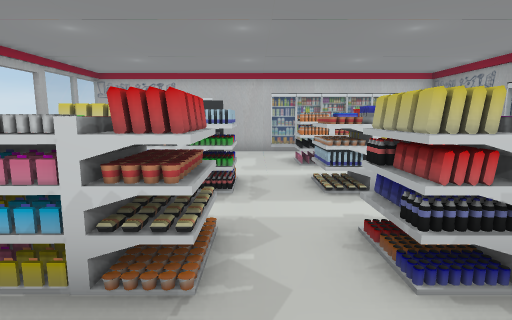
[1] (above)

20 first-person views from a walk through a 3-D level made in the Unity game engine. The camera is 1.4 m above the floor, tilts 8° down and sees 80° across. Doors are open. The floor is counted in squares, 1 m on a side. Each view is taken from the middle of a square. On the plan, view 1 faces up. The plan holds only what a view shows up to about 14 squares ahead; the rest is blank. The place goes on beyond the plan. The player is left out. Some surface patterns are stand-ins.

[2]
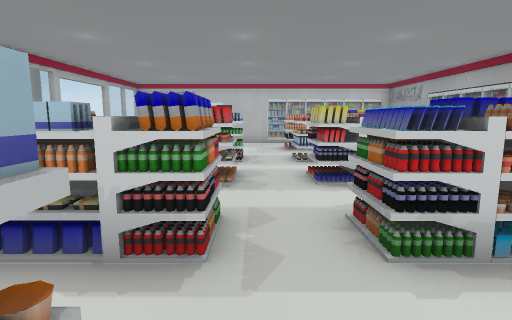

[3]
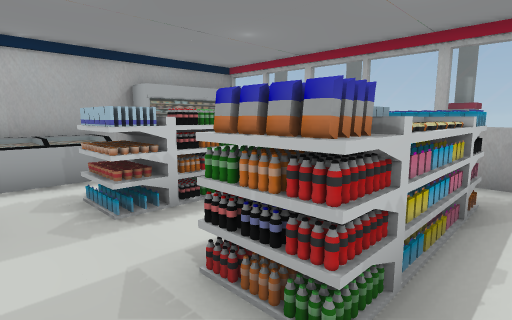

[4]
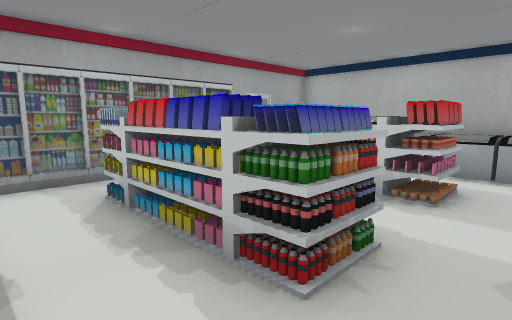

[5]
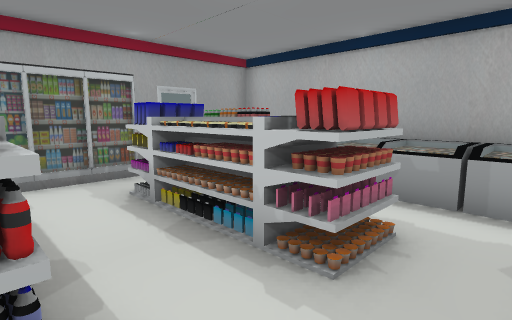

[6]
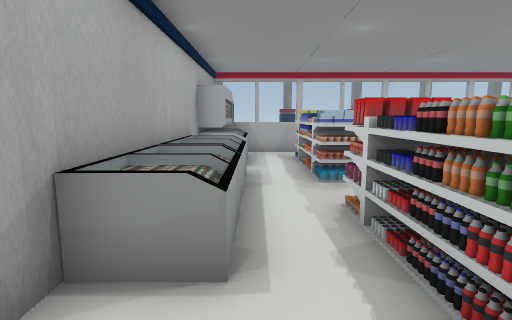

[7]
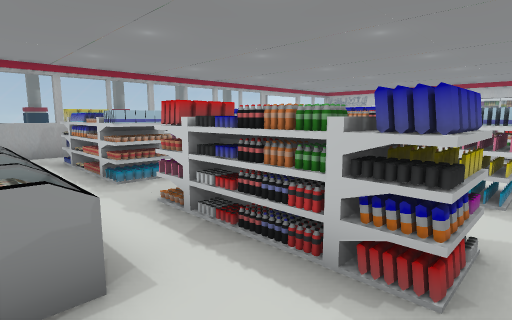

[8]
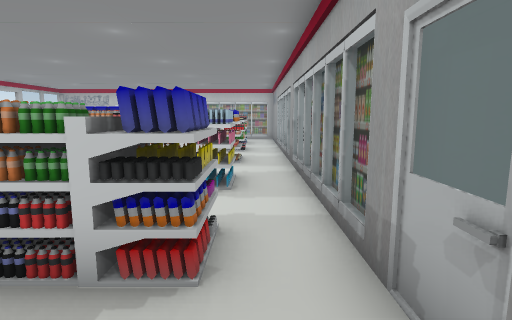

[9]
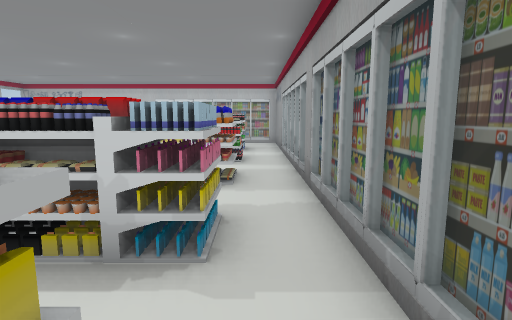

[10]
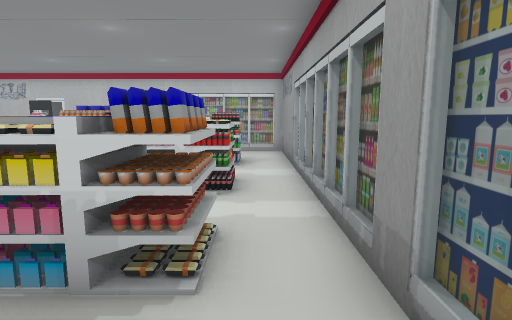

[11]
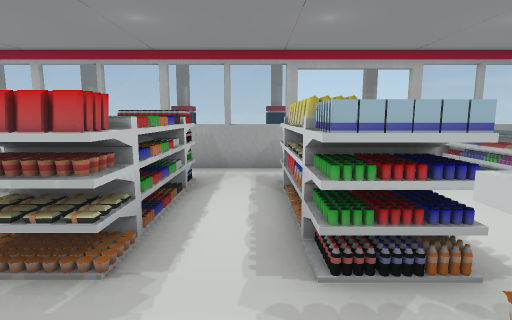

[12]
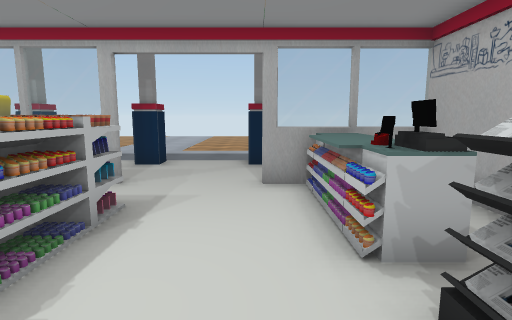

[13]
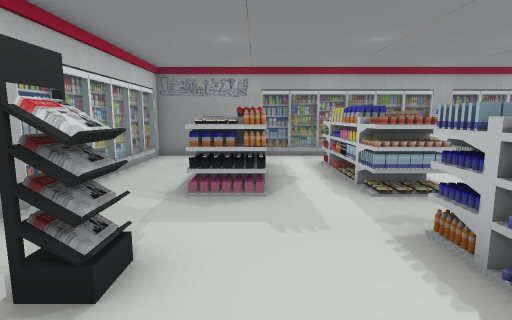

[14]
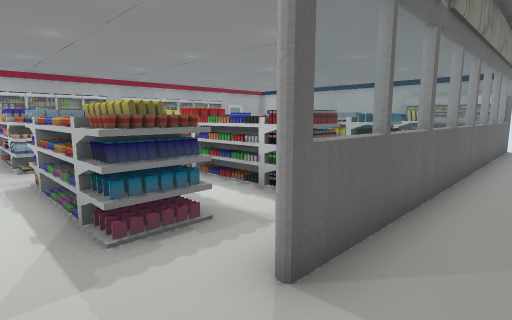

[15]
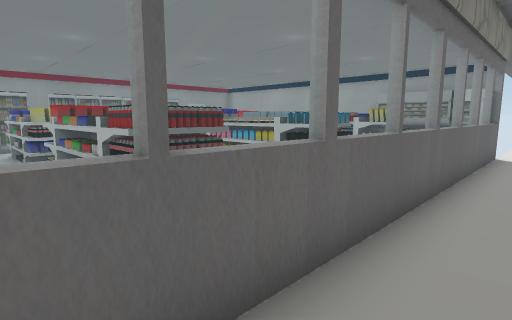

[16]
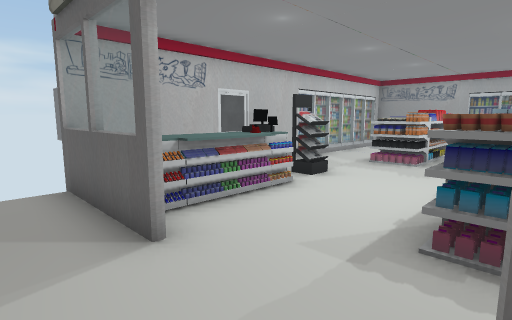

[17]
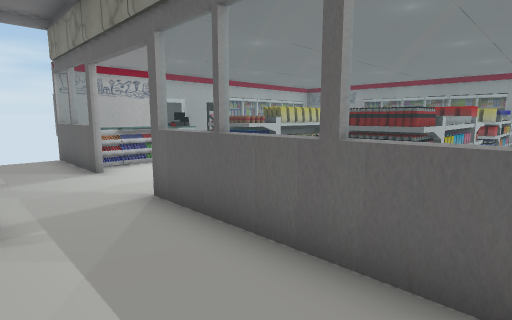

[18]
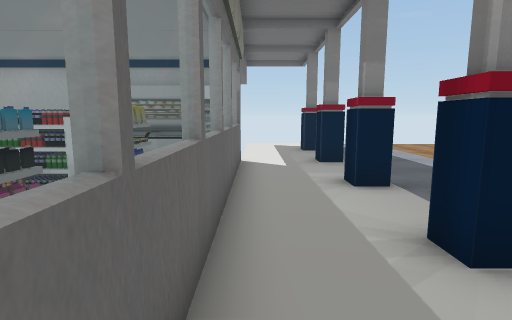

[19]
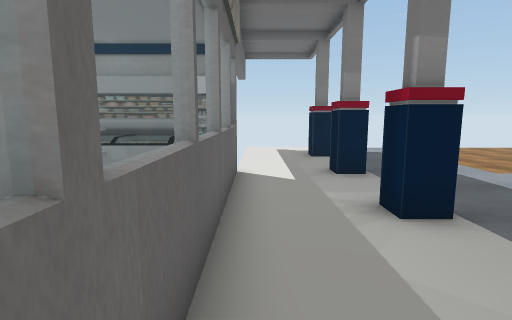

[20]
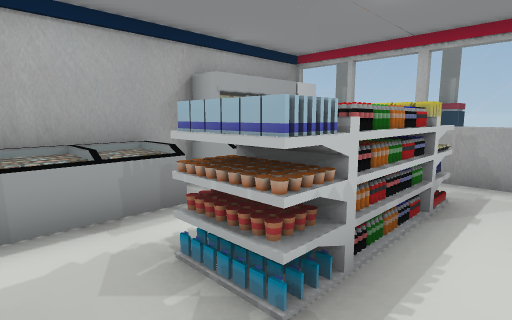

### Floor plan
Points are (right, up) in squares from view 1. A wall is a line through its corners. A room is listed if a view was taken in it or the views show most of it. See-through windows are left out.
Room 1 (views 1, 2, 3, 4, 5, 6, 7, 8, 9, 10, 20)
walls: (-6.3, -2.5) (-6.3, -6.5); (-6.3, 0.5) (-6.3, -1); (-5.5, -7.7) (7.1, -7.7) (7.1, 1.5); (7.3, -4.1) (7.3, 2.1); (7.3, -5.7) (7.3, -4.5)
ways out: opening at (-1.7, 2) to room 2; opening at (6, 2) to room 2
objects: other object (-6, -7) to (-3, -6); other object (-5, -4); other object (-5, -1) to (-1, 0); other object (-4, -5); other object (-4, -4) to (-2, -4); other object (-4, -3); other object (-3, -5); other object (-3, -3) to (-2, -3); other object (-2, -7) to (0, -6); other object (-2, -5); other object (-1, -5) to (-1, -3); other object (1, -7) to (3, -6); other object (1, -5) to (5, -3); other object (1, -1) to (5, 0)
Room 2 (views 11, 12, 13)
walls: (-6.3, 6.1) (-6.3, 2.4); (7.3, 6.1) (7.3, 8.9); (7.3, 5.4) (7.3, 5.9); (-6.3, 12.6) (-6.3, 11.4); (6.8, 12.7) (0.6, 12.7); (7.3, 2.6) (7.3, 4.9); (7.1, 1.5) (7.1, 12.6) (-6.6, 12.6)
ways out: opening at (-1.7, 2) to room 1; opening at (6, 2) to room 1; open door at (-6, 7.5) to room 3
objects: other object (-6, 10) to (-3, 11); other object (-5, 2) to (-1, 4); other object (-5, 6) to (-1, 7); other object (-2, 10) to (-2, 11); other object (1, 2) to (5, 4); other object (1, 6) to (2, 6); other object (1, 7) to (2, 7); other object (1, 9) to (5, 10); other object (3, 6) to (4, 6); other object (3, 7) to (4, 7); other object (5, 6) to (5, 7)
Room 3 (views 14, 15, 16, 17, 18, 19)
walls: (-6.5, -7.7) (-5.5, -7.7); (-6.5, -7.9) (-6.5, 6.1); (-6.5, 11.4) (-6.5, 12.8)
ways out: open door at (-6, 7.5) to room 2
objects: other object (-10, -11) to (-9, -11); other object (-10, -8) to (-9, -8); other object (-10, -5) to (-9, -4); other object (-10, -1) to (-9, -1); other object (-10, 2) to (-9, 3); other object (-10, 6) to (-9, 6); other object (-10, 9) to (-9, 9)

Where each view was taken, in squares from view 1:
view 1: 0 up, 0 right, facing up
view 2: 4 down, 0 right, facing up
view 3: 1 up, 1 right, facing down-left
view 4: 2 up, 0 right, facing down-right
view 5: 1 down, 0 right, facing down-right
view 6: 6 down, 6 right, facing left
view 7: 7 down, 6 right, facing up-left
view 8: 7 down, 6 right, facing up
view 9: 4 down, 6 right, facing up
view 10: 0 up, 6 right, facing up
view 11: 5 up, 2 right, facing left
view 12: 9 up, 0 right, facing left
view 13: 9 up, 4 left, facing right
view 14: 8 up, 8 left, facing down-right
view 15: 5 up, 8 left, facing down-right
view 16: 6 up, 8 left, facing up-right
view 17: 1 up, 9 left, facing up-right
view 18: 2 up, 7 left, facing down
view 19: 0 up, 7 left, facing down
view 20: 2 down, 1 right, facing down-left
